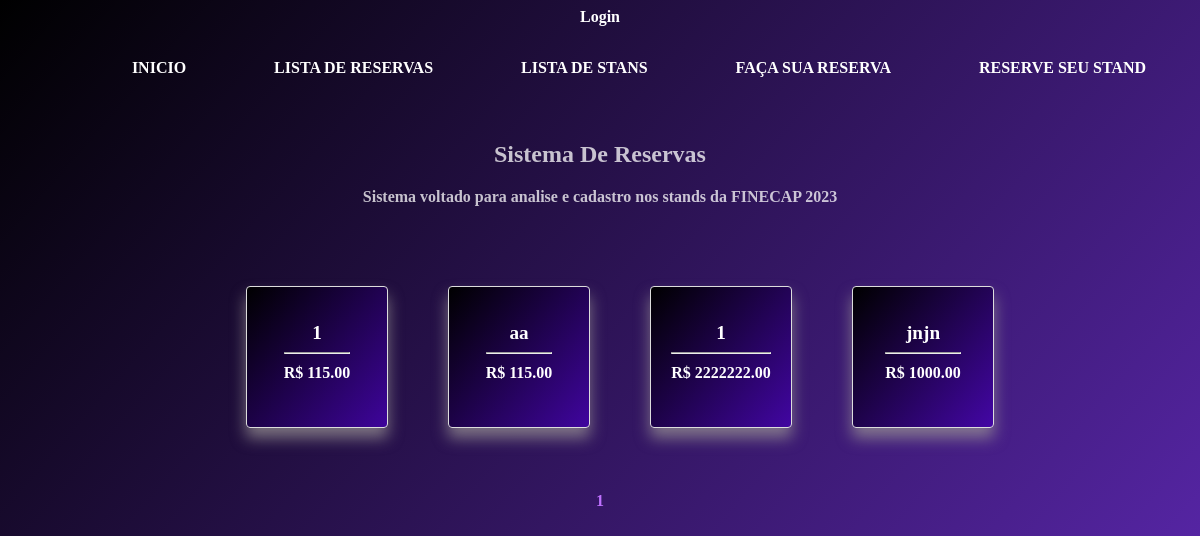
The app's page /stand/, older data.
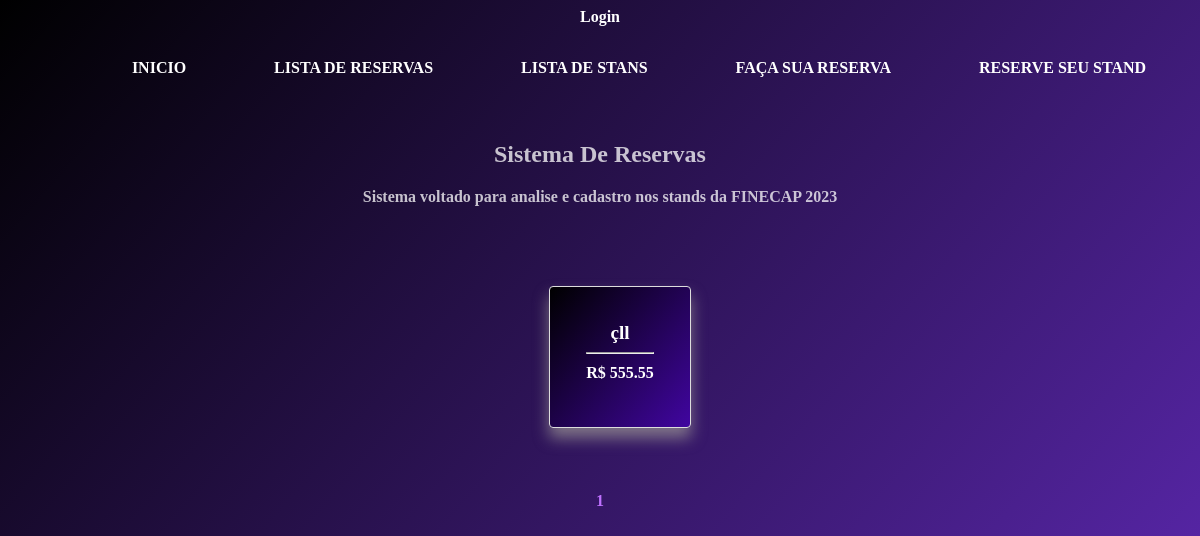
The same page, newer data.
### stand/models.py (models this page shows, shortened)
class Stand(models.Model):
    localizacao = models.CharField(max_length=150)
    valor = models.DecimalField(verbose_name=("Valor"),max_digits=10, decimal_places=2)

### stand/views.py (the view)
# urls.py: path('stand/',StandListView.as_view(),name='lista_stand'),
class StandListView(generic.ListView):
    model = Stand
    template_name = 'core2/stand_list.html'
    context_object_name = 'lista_stand'
    paginate_by = 10

### stand/templates/core2/stand_list.html (shortened to what this page needs)
{% extends 'base.html' %}
{% block center %}
<div class="cards-container">
    {% for stand_item in lista_stand %}<ul>
        <a href="{% url 'stand' pk=stand_item.id %}">
            <li class="card">
                <div>
                    <h3>{{ stand_item.localizacao }} </h3>
                    <hr>
                    <p>R$ {{stand_item.valor}}</p>
                </div>
            </li>
        </a>
    </ul>
    {% endfor %}
</div>
<nav class="br-pagination" aria-label="Paginação de resultados" data-total="50" data-current="1" data-per-page="20">
    <div class="pagination-container">
        {% for i in page_obj.paginator.page_range %}
            {% if i == page_obj.number %}
            <a class="pagination-link" href="?page={{ i }}" style="color: rgb(191, 113, 255);">{{ i }}</a>
            {% else %}
                <a class="pagination-link" href="?page={{ i }}">{{ i }}</a>
            {% endif %}
        {% endfor %}
    </div>
</nav>
{% endblock center %}

Row changes from the older to the newer data that the page shows:
removed Stand: localizacao "aa", valor "115.00"
removed Stand: localizacao "1", valor "2222222.00"
removed Stand: localizacao "jnjn", valor "1000.00"
changed Stand: localizacao "1" → "çll"; valor "115.00" → "555.55"
